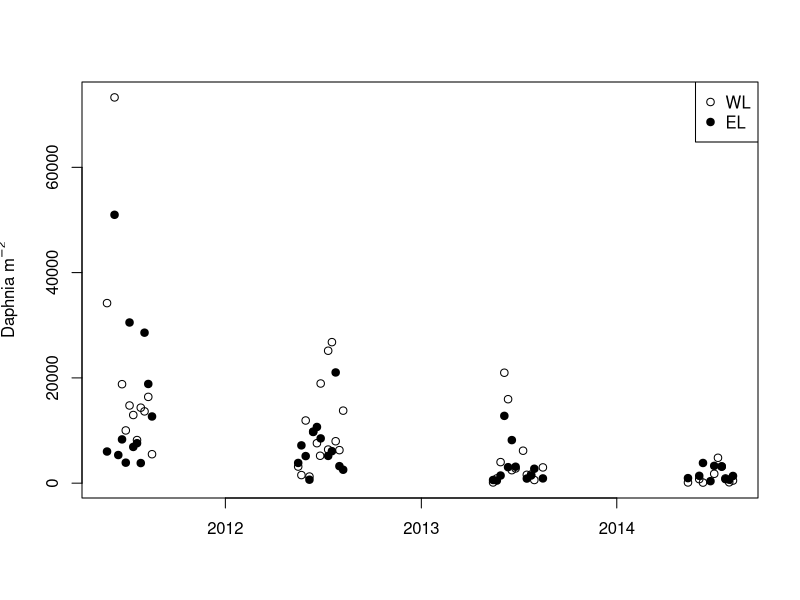
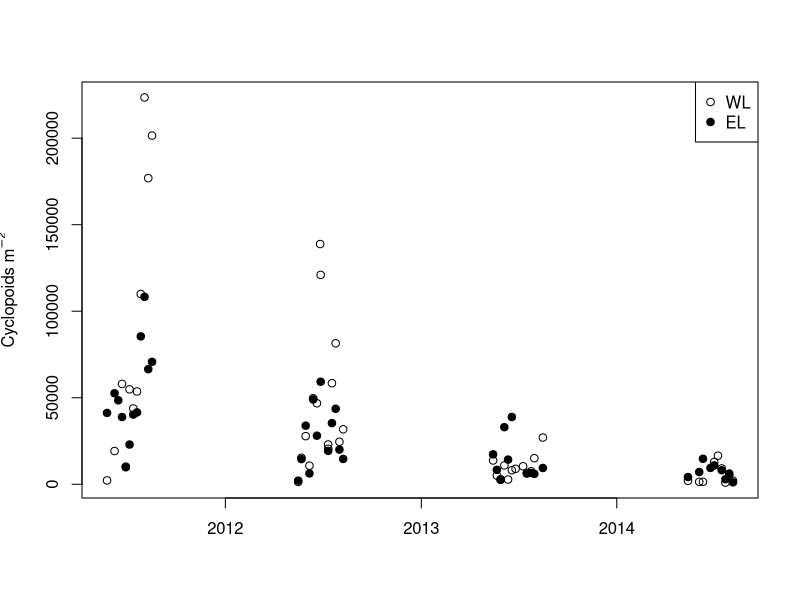
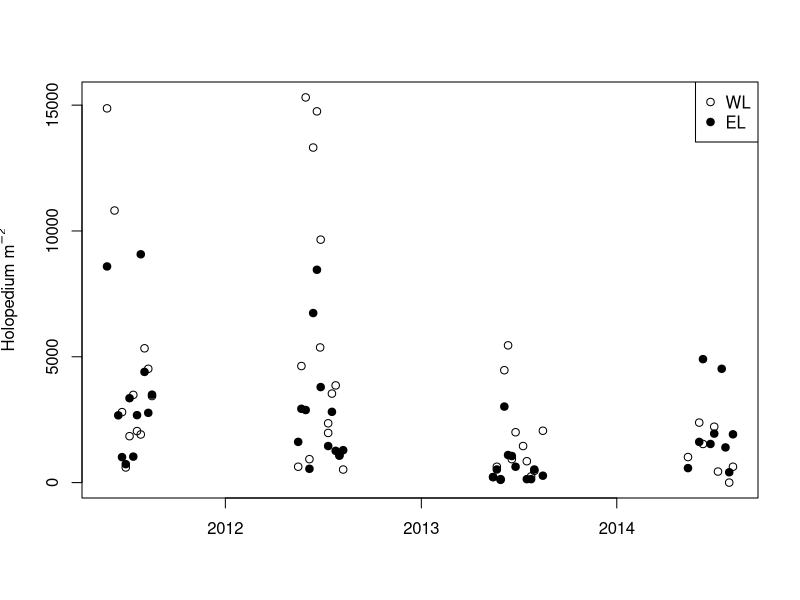
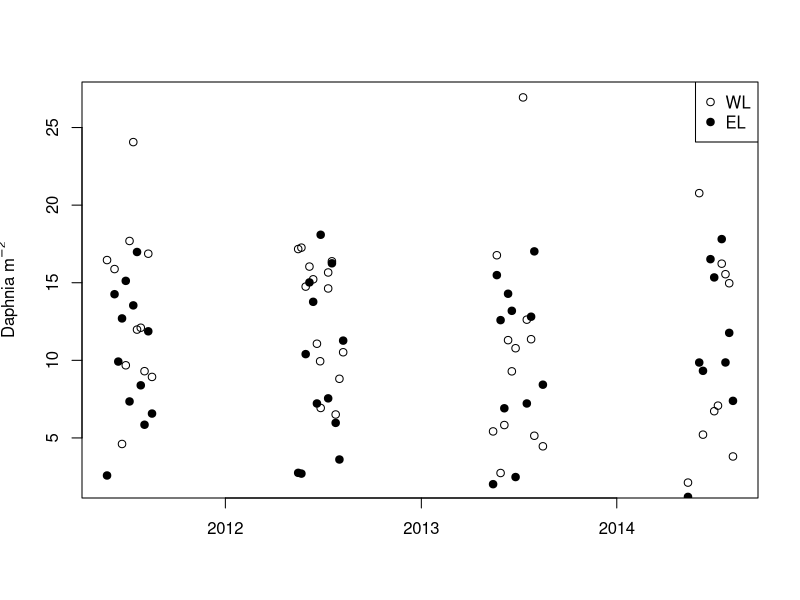
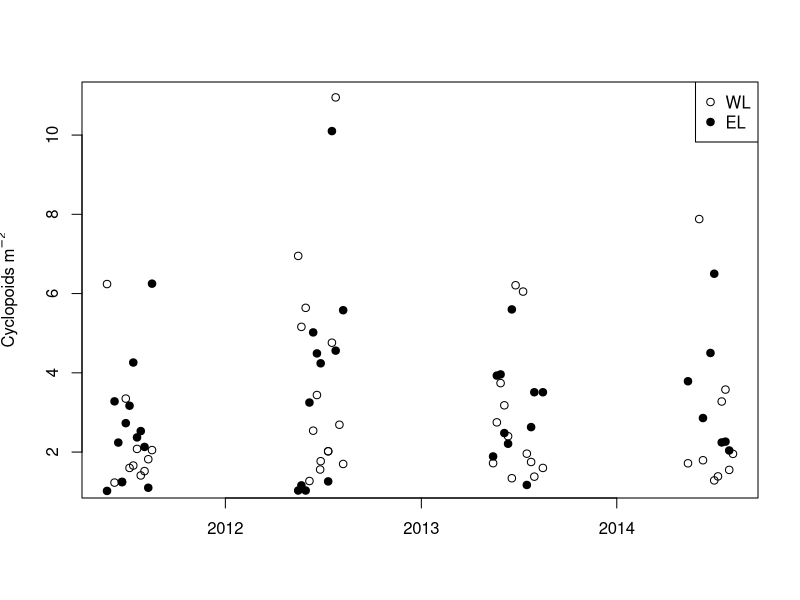
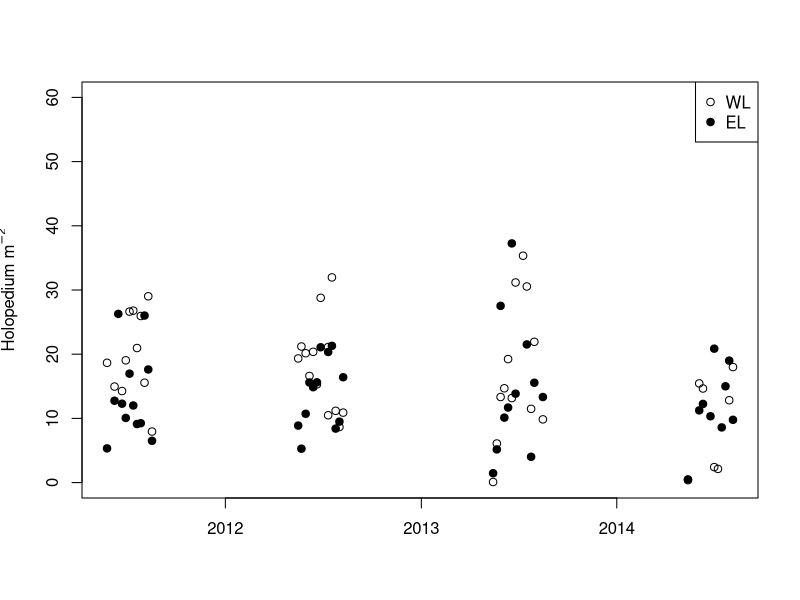
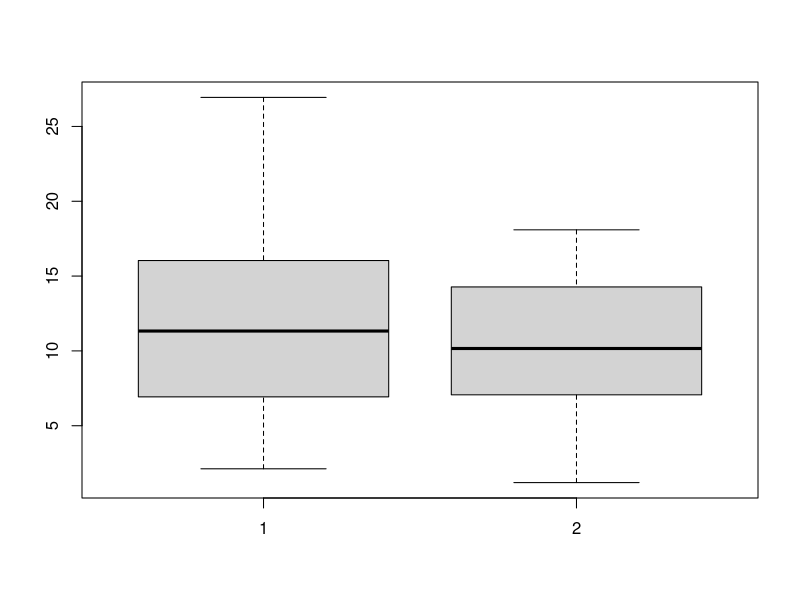
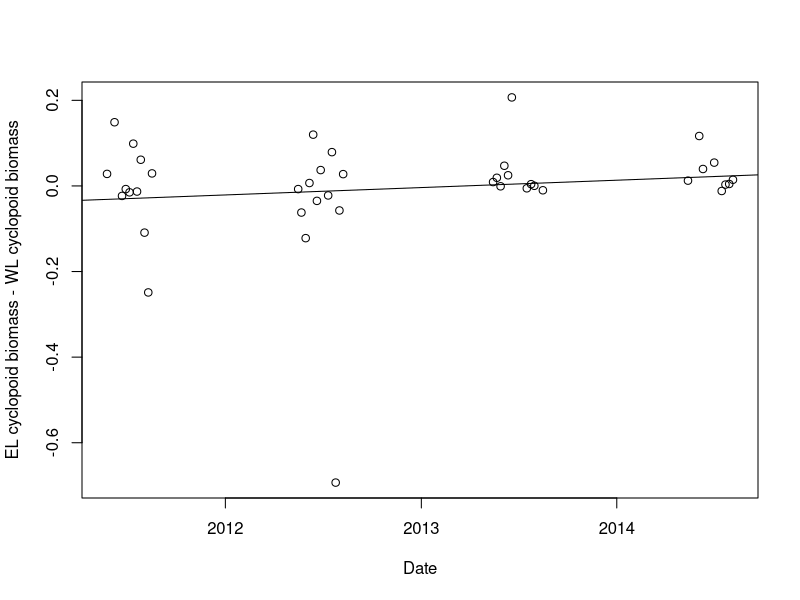

The R source for these figures, in order:
#Preliminary results for Long Lake, plot biomass through time, average biomass and abundance
#Patrick Kelly 26 October 2014

#load data
setwd('~/Documents/Notre Dame/Long Lake Data/preliminary results')

zoop.data<-read.csv('zoopData2011_2014.csv')
zoop.data$year<-format(as.Date(zoop.data$dateSample,'%Y-%m-%d'),'%Y')
#use only Long data
zoop.data<-zoop.data[zoop.data$lakeID=='EL' | zoop.data$lakeID=='WL',]

#plot areal abundance
zoop.data$abundance_m2<-zoop.data$abundance_num_m3*zoop.data$depthBottom
zoop.data$biomass_g_m2<-(zoop.data$abundance_m2*zoop.data$meanMass_ug)/1000000

#Daphnia
plot(as.Date(zoop.data$dateSample[zoop.data$lakeID=='WL' &zoop.data$taxa=='daphnia'],'%Y-%m-%d'),zoop.data$abundance_m2[zoop.data$lakeID=='WL' &zoop.data$taxa=='daphnia'],xlab='',ylab=expression(paste('Daphnia m'^-2)))
points(as.Date(zoop.data$dateSample[zoop.data$lakeID=='EL' &zoop.data$taxa=='daphnia'],'%Y-%m-%d'),zoop.data$abundance_m2[zoop.data$lakeID=='EL' &zoop.data$taxa=='daphnia'],pch=19)
legend('topright',pch=c(1,19),legend=c('WL','EL'))

#Cyclopoids
plot(as.Date(zoop.data$dateSample[zoop.data$lakeID=='WL' &zoop.data$taxa=='cyclopoid'],'%Y-%m-%d'),zoop.data$abundance_m2[zoop.data$lakeID=='WL' &zoop.data$taxa=='cyclopoid'],xlab='',ylab=expression(paste('Cyclopoids m'^-2)))
points(as.Date(zoop.data$dateSample[zoop.data$lakeID=='EL' &zoop.data$taxa=='cyclopoid'],'%Y-%m-%d'),zoop.data$abundance_m2[zoop.data$lakeID=='EL' &zoop.data$taxa=='cyclopoid'],pch=19)
legend('topright',pch=c(1,19),legend=c('WL','EL'))

#Holopedium
plot(as.Date(zoop.data$dateSample[zoop.data$lakeID=='WL' &zoop.data$taxa=='holopedium'],'%Y-%m-%d'),zoop.data$abundance_m2[zoop.data$lakeID=='WL' &zoop.data$taxa=='holopedium'],xlab='',ylab=expression(paste('Holopedium m'^-2)))
points(as.Date(zoop.data$dateSample[zoop.data$lakeID=='EL' &zoop.data$taxa=='holopedium'],'%Y-%m-%d'),zoop.data$abundance_m2[zoop.data$lakeID=='EL' &zoop.data$taxa=='holopedium'],pch=19)
legend('topright',pch=c(1,19),legend=c('WL','EL'))

#plot average biomass by date and basin
plot(as.Date(zoop.data$dateSample[zoop.data$lakeID=='WL' &zoop.data$taxa=='daphnia'],'%Y-%m-%d'),zoop.data$meanMass_ug[zoop.data$lakeID=='WL' &zoop.data$taxa=='daphnia'],xlab='',ylab=expression(paste('Daphnia m'^-2)))
points(as.Date(zoop.data$dateSample[zoop.data$lakeID=='EL' &zoop.data$taxa=='daphnia'],'%Y-%m-%d'),zoop.data$meanMass_ug[zoop.data$lakeID=='EL' &zoop.data$taxa=='daphnia'],pch=19)
legend('topright',pch=c(1,19),legend=c('WL','EL'))

#Cyclopoids
plot(as.Date(zoop.data$dateSample[zoop.data$lakeID=='WL' &zoop.data$taxa=='cyclopoid'],'%Y-%m-%d'),zoop.data$meanMass_ug[zoop.data$lakeID=='WL' &zoop.data$taxa=='cyclopoid'],xlab='',ylab=expression(paste('Cyclopoids m'^-2)))
points(as.Date(zoop.data$dateSample[zoop.data$lakeID=='EL' &zoop.data$taxa=='cyclopoid'],'%Y-%m-%d'),zoop.data$meanMass_ug[zoop.data$lakeID=='EL' &zoop.data$taxa=='cyclopoid'],pch=19)
legend('topright',pch=c(1,19),legend=c('WL','EL'))

#Holopedium
plot(as.Date(zoop.data$dateSample[zoop.data$lakeID=='WL' &zoop.data$taxa=='holopedium'],'%Y-%m-%d'),zoop.data$meanMass_ug[zoop.data$lakeID=='WL' &zoop.data$taxa=='holopedium'],xlab='',ylab=expression(paste('Holopedium m'^-2)),ylim=c(0,60))
points(as.Date(zoop.data$dateSample[zoop.data$lakeID=='EL' &zoop.data$taxa=='holopedium'],'%Y-%m-%d'),zoop.data$meanMass_ug[zoop.data$lakeID=='EL' &zoop.data$taxa=='holopedium'],pch=19)
legend('topright',pch=c(1,19),legend=c('WL','EL'))

boxplot(zoop.data$meanMass_ug[zoop.data$taxa=='daphnia' & zoop.data$lakeID=='WL'],zoop.data$meanMass_ug[zoop.data$taxa=='daphnia' & zoop.data$lakeID=='EL'])


#match samples by date east and west
#make unique ID that is date-taxa
zoop.data$uniqueID<-paste(zoop.data$dateSample,zoop.data$taxa,sep='_')
EL.data<-zoop.data[zoop.data$lakeID=='EL',]
WL.data<-zoop.data[zoop.data$lakeID=='WL',]

WL.biomass<-c()
for(i in 1:nrow(EL.data)){
	rowi<-match(EL.data$uniqueID[i],WL.data$uniqueID)
	WL.biomass[i]<-WL.data$biomass_g_m2[rowi]
}
EL.data$WL.biomass<-WL.biomass

#plots of differences in biomass (g m-2) though time
plot(as.Date(EL.data$dateSample[EL.data$taxa=='cyclopoid'],'%Y-%m-%d'),EL.data$biomass_g_m2[EL.data$taxa=='cyclopoid']-EL.data$WL.biomass[EL.data$taxa=='cyclopoid'],ylab='EL cyclopoid biomass - WL cyclopoid biomass',xlab='Date')
abline(lm((EL.data$biomass_g_m2[EL.data$taxa=='cyclopoid']-EL.data$WL.biomass[EL.data$taxa=='cyclopoid'])~as.Date(EL.data$dateSample[EL.data$taxa=='cyclopoid'],'%Y-%m-%d')))

quartz()
plot(as.Date(EL.data$dateSample[EL.data$taxa=='daphnia'],'%Y-%m-%d'),EL.data$biomass_g_m2[EL.data$taxa=='daphnia']-EL.data$WL.biomass[EL.data$taxa=='daphnia'],ylab='EL daphnia biomass - WL daphnia biomass',xlab='Date')
abline(lm((EL.data$biomass_g_m2[EL.data$taxa=='daphnia']-EL.data$WL.biomass[EL.data$taxa=='daphnia'])~as.Date(EL.data$dateSample[EL.data$taxa=='daphnia'],'%Y-%m-%d')))

quartz()
plot(as.Date(EL.data$dateSample[EL.data$taxa=='holopedium'],'%Y-%m-%d'),EL.data$biomass_g_m2[EL.data$taxa=='holopedium']-EL.data$WL.biomass[EL.data$taxa=='holopedium'],ylab='EL holopedium biomass - WL holopedium biomass',xlab='Date')
abline(lm((EL.data$biomass_g_m2[EL.data$taxa=='holopedium']-EL.data$WL.biomass[EL.data$taxa=='holopedium'])~as.Date(EL.data$dateSample[EL.data$taxa=='holopedium'],'%Y-%m-%d')))

#RIA
RIA<-function(pre1,pre2,post1,post2,n.iter=1000){
	# test statistic calculation
	statistic=abs(mean(pre1-pre2,na.rm=T)-mean(post1-post2,na.rm=T))
	non.abs.statistic=mean(pre1-pre2,na.rm=T)-mean(post1-post2,na.rm=T)
	# permutation
	rand_statistic=numeric(n.iter)
	for(i in 1:n.iter){
		tmp1=sample(c(pre1,post1),length(pre1)+length(post1),replace=FALSE)
		tmp2=sample(c(pre1,post1),length(pre1)+length(post1),replace=FALSE)
		rand_statistic[i]=abs(mean(tmp1[1:length(pre1)]-tmp2[1:length(pre2)])-mean(tmp1[(length(pre1)+1):length(tmp1)]-tmp2[(length(pre2)+1):length(tmp2)]))
	}
	
	return(list(statistic=statistic,non.abs.statistic=non.abs.statistic,randomizations=rand_statistic,p=sum(rand_statistic>statistic)/n.iter))
}

#Cyclopoids
RIA(pre1=EL.data$biomass_g_m2[EL.data$taxa=='cyclopoid' & EL.data$year==2011 | EL.data$year==2012],pre2=EL.data$WL.biomass[EL.data$taxa=='cyclopoid' & EL.data$year==2011 | EL.data$year==2012],post1=EL.data$biomass_g_m2[EL.data$taxa=='cyclopoid' & EL.data$year==2013 | EL.data$year==2014], post2=EL.data$WL.biomass[EL.data$taxa=='cyclopoid' & EL.data$year==2013 | EL.data$year==2014])

#Daphnia
RIA(pre1=EL.data$biomass_g_m2[EL.data$taxa=='daphnia' & EL.data$year==2011 | EL.data$year==2012],pre2=EL.data$WL.biomass[EL.data$taxa=='daphnia' & EL.data$year==2011 | EL.data$year==2012],post1=EL.data$biomass_g_m2[EL.data$taxa=='daphnia' & EL.data$year==2013 | EL.data$year==2014], post2=EL.data$WL.biomass[EL.data$taxa=='daphnia' & EL.data$year==2013 | EL.data$year==2014])

#Holopedium
RIA(pre1=EL.data$biomass_g_m2[EL.data$taxa=='holopedium' & EL.data$year==2011 | EL.data$year==2012],pre2=EL.data$WL.biomass[EL.data$taxa=='holopedium' & EL.data$year==2011 | EL.data$year==2012],post1=EL.data$biomass_g_m2[EL.data$taxa=='holopedium' & EL.data$year==2013 | EL.data$year==2014], post2=EL.data$WL.biomass[EL.data$taxa=='holopedium' & EL.data$year==2013 | EL.data$year==2014])